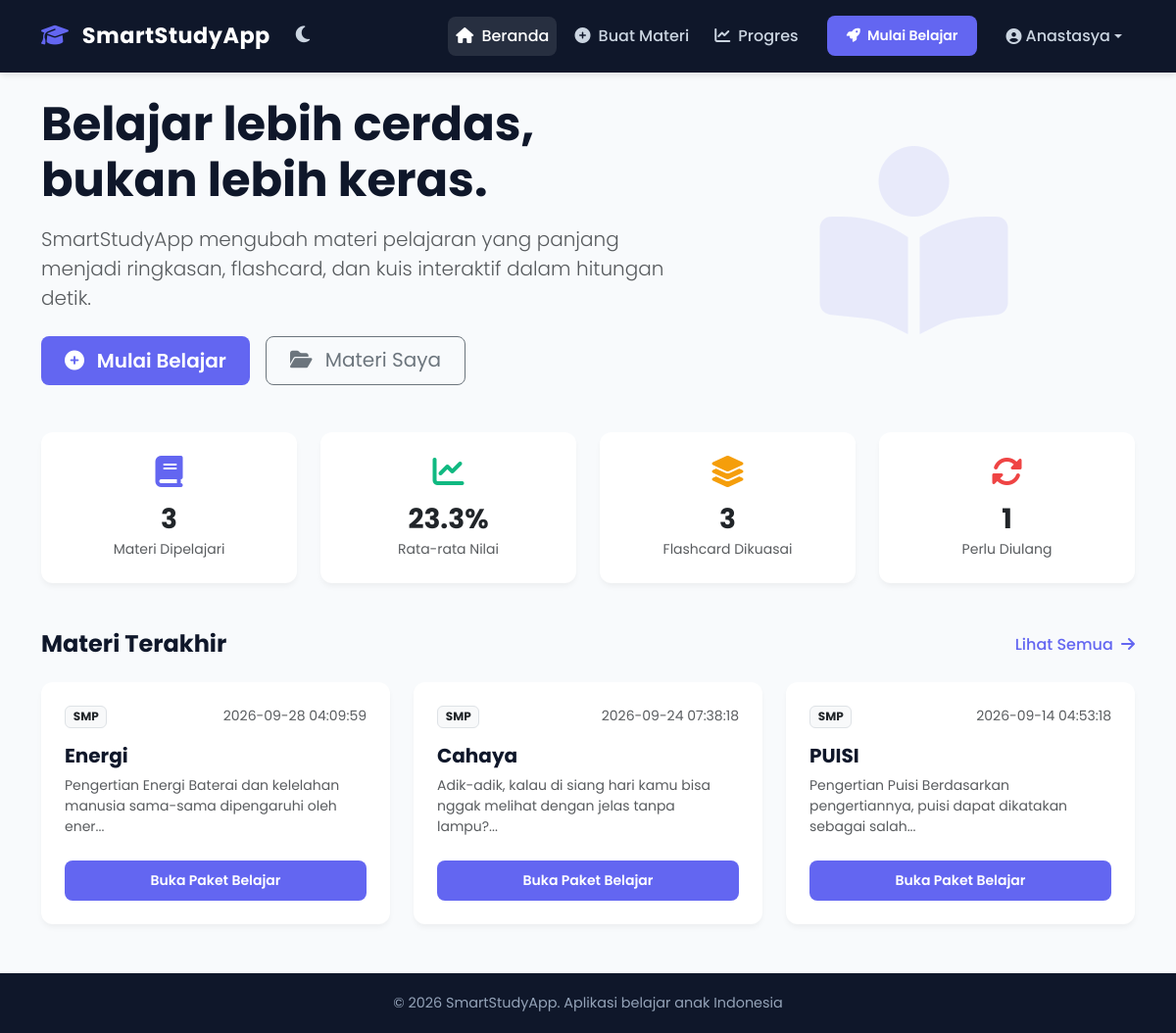
/ (signed in), run on the app's committed database.
### tables this page shows
CREATE TABLE materi (
        id INTEGER PRIMARY KEY AUTOINCREMENT, judul TEXT NOT NULL,
        jenjang TEXT DEFAULT 'SMA', tipe_input TEXT, isi_teks TEXT NOT NULL,
        tanggal DATETIME DEFAULT CURRENT_TIMESTAMP, user_id INTEGER);

### app.py (the view)
@app.route('/')
@login_required
def index():
    user_id = session['user_id']
    conn = get_db()
    total_materi = conn.execute('SELECT COUNT(*) FROM materi WHERE user_id = ?', (user_id,)).fetchone()[0]
    avg_nilai = conn.execute('''SELECT AVG(p.nilai) FROM progress p
                                 JOIN materi m ON p.materi_id = m.id
                                 WHERE m.user_id = ?''', (user_id,)).fetchone()[0] or 0
    total_flashcard = conn.execute('''SELECT COUNT(*) FROM hasil_belajar h
                                       JOIN materi m ON h.materi_id = m.id
                                       WHERE h.jenis_hasil="flashcard" AND m.user_id = ?''', (user_id,)).fetchone()[0]
    perlu_diulang = conn.execute('''SELECT COUNT(DISTINCT p.materi_id) FROM progress p
                                     JOIN materi m ON p.materi_id = m.id
                                     WHERE p.nilai < 70 AND m.user_id = ?''', (user_id,)).fetchone()[0]
    materi_terakhir = conn.execute('SELECT * FROM materi WHERE user_id = ? ORDER BY tanggal DESC LIMIT 4', (user_id,)).fetchall()
    conn.close()
    return render_template('index.html', total_materi=total_materi, avg_nilai=round(avg_nilai, 1),
                         total_flashcard=total_flashcard, perlu_diulang=perlu_diulang, materi_terakhir=materi_terakhir)

### app.py (called while the page is built)
def get_db():
    conn = sqlite3.connect('materiku.db')
    conn.row_factory = sqlite3.Row
    return conn

def login_required(f):
    @wraps(f)
    def decorated(*args, **kwargs):
        if 'user_id' not in session:
            flash('Silakan login terlebih dahulu.', 'danger')
            return redirect(url_for('login'))
        return f(*args, **kwargs)
    return decorated

### templates/index.html (shortened to what this page needs)
{% extends 'base.html' %}
{% block content %}
<div class="row align-items-center mb-5 mt-3">
    <div class="col-lg-7">
        <h1 class="display-5 fw-bold" style="color: var(--navy-dark);">
            Belajar lebih cerdas, bukan lebih keras.
        </h1>
        <p class="lead text-muted mt-3">
            SmartStudyApp mengubah materi pelajaran yang panjang menjadi ringkasan, flashcard, dan kuis interaktif dalam hitungan detik.
        </p>
        <div class="d-flex gap-3 mt-4 flex-wrap">
            <a href="/buat_materi" class="btn btn-accent btn-lg px-4">
                <i class="fas fa-plus-circle me-2"></i> Mulai Belajar
            </a>
            <a href="/dashboard" class="btn btn-outline-secondary btn-lg px-4">
                <i class="fas fa-folder-open me-2"></i> Materi Saya
            </a>
        </div>
    </div>
    <div class="col-lg-5 text-center d-none d-lg-block">
        <i class="fas fa-book-reader" style="font-size: 12rem; color: var(--accent-purple); opacity: 0.1;"></i>
    </div>
</div>
<div class="row g-4 mb-5">
    <div class="col-md-3 col-6">
        <div class="card card-elegant p-4 text-center">
            <i class="fas fa-book fa-2x mb-3" style="color: var(--accent-purple);"></i>
            <h3 class="fw-bold mb-1">{{ total_materi | default(0) }}</h3>
            <p class="text-muted mb-0 small">Materi Dipelajari</p>
        </div>
    </div>
    <div class="col-md-3 col-6">
        <div class="card card-elegant p-4 text-center">
            <i class="fas fa-chart-line fa-2x mb-3" style="color: var(--success);"></i>
            <h3 class="fw-bold mb-1">{{ avg_nilai | default(0) }}%</h3>
            <p class="text-muted mb-0 small">Rata-rata Nilai</p>
        </div>
    </div>
    <div class="col-md-3 col-6">
        <div class="card card-elegant p-4 text-center">
            <i class="fas fa-layer-group fa-2x mb-3" style="color: #f59e0b;"></i>
            <h3 class="fw-bold mb-1">{{ total_flashcard | default(0) }}</h3>
            <p class="text-muted mb-0 small">Flashcard Dikuasai</p>
        </div>
    </div>
    <div class="col-md-3 col-6">
        <div class="card card-elegant p-4 text-center">
            <i class="fas fa-sync-alt fa-2x mb-3" style="color: var(--danger);"></i>
            <h3 class="fw-bold mb-1">{{ perlu_diulang | default(0) }}</h3>
            <p class="text-muted mb-0 small">Perlu Diulang</p>
        </div>
    </div>
</div>
<div class="row">
    <div class="col-12">
        <div class="d-flex justify-content-between align-items-center mb-4">
            <h4 class="fw-bold mb-0" style="color: var(--navy-dark);">Materi Terakhir</h4>
            <a href="/dashboard" class="text-decoration-none" style="color: var(--accent-purple); font-weight: 500;">
                Lihat Semua <i class="fas fa-arrow-right ms-1"></i>
            </a>
        </div>
        {% if materi_terakhir %}
            <div class="row g-4">
                {% for materi in materi_terakhir %}
                <div class="col-md-6 col-lg-4">
                    <div class="card card-elegant p-4 h-100">
                        <div class="d-flex justify-content-between align-items-start mb-3">
                            <span class="badge bg-light text-dark border">{{ materi.jenjang }}</span>
                            <small class="text-muted">{{ materi.tanggal }}</small>
                        </div>
                        <h5 class="fw-bold mb-2" style="color: var(--navy-dark);">{{ materi.judul }}</h5>
                        <p class="text-muted small mb-4">
                            {{ materi.isi_teks[:80] }}...
                        </p>
                        <div class="mt-auto">
                            <a href="/materi/{{ materi.id }}" class="btn btn-accent w-100 btn-sm">
                                Buka Paket Belajar
                            </a>
                        </div>
                    </div>
                </div>
                {% endfor %}
            </div>
        {% endif %}
    </div>
</div>
{% endblock %}

### templates/base.html (style rules this page uses)
:root { --navy-dark: #0f172a; --navy-light: #1e293b; --accent-purple: #6366f1; --accent-hover: #4f46e5; --bg-body: #f8fafc; --text-main: #334155; --success: #10b981; --danger: #ef4444; }
body { background-color: var(--bg-body); font-family: 'Poppins', sans-serif; color: var(--text-main); }
.btn-accent { background-color: var(--accent-purple); color: white; border: none; font-weight: 600; padding: 10px 20px; border-radius: 8px; transition: all 0.3s ease; }
.card-elegant { border: none; border-radius: 12px; box-shadow: 0 4px 6px -1px rgba(0, 0, 0, 0.05); background-color: white; transition: transform 0.3s ease; }

### data on the page
materi: jenjang "SMP", tanggal "2026-09-28 04:09:59", judul "Energi", isi_teks "Pengertian Energi Baterai dan kelelahan manusia sama-sama dipengaruhi oleh ener"
materi: jenjang "SMP", tanggal "2026-09-24 07:38:18", judul "Cahaya", isi_teks "Adik-adik, kalau di siang hari kamu bisa nggak melihat dengan jelas tanpa lampu?"
materi: jenjang "SMP", tanggal "2026-09-14 04:53:18", judul "PUISI", isi_teks "Pengertian Puisi Berdasarkan pengertiannya, puisi dapat dikatakan sebagai salah"

### other printed values
{{ session.user_nama }} "Anastasya"
{{ total_materi | default(0) }} "3"
{{ avg_nilai | default(0) }} "23.3"
{{ total_flashcard | default(0) }} "3"
{{ perlu_diulang | default(0) }} "1"
